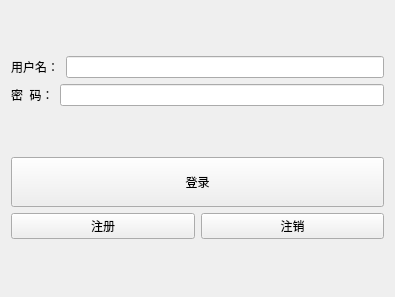
<?xml version="1.0" encoding="UTF-8"?>
<ui version="4.0">
 <class>TcpClient</class>
 <widget class="QWidget" name="TcpClient">
  <property name="geometry">
   <rect>
    <x>0</x>
    <y>0</y>
    <width>395</width>
    <height>297</height>
   </rect>
  </property>
  <property name="windowTitle">
   <string>TcpClient</string>
  </property>
  <layout class="QVBoxLayout" name="verticalLayout_2">
   <item>
    <layout class="QGridLayout" name="gridLayout">
     <item row="0" column="0" colspan="2">
      <widget class="QLabel" name="label">
       <property name="text">
        <string>用户名：</string>
       </property>
      </widget>
     </item>
     <item row="0" column="2">
      <widget class="QLineEdit" name="name_le"/>
     </item>
     <item row="1" column="0">
      <widget class="QLabel" name="label_2">
       <property name="text">
        <string>密  码：</string>
       </property>
      </widget>
     </item>
     <item row="1" column="1" colspan="2">
      <widget class="QLineEdit" name="pwd_le">
       <property name="echoMode">
        <enum>QLineEdit::Password</enum>
       </property>
      </widget>
     </item>
    </layout>
   </item>
   <item>
    <layout class="QVBoxLayout" name="verticalLayout">
     <item>
      <widget class="QPushButton" name="login_btn">
       <property name="minimumSize">
        <size>
         <width>30</width>
         <height>50</height>
        </size>
       </property>
       <property name="text">
        <string>登录</string>
       </property>
      </widget>
     </item>
     <item>
      <layout class="QHBoxLayout" name="horizontalLayout">
       <item>
        <widget class="QPushButton" name="register_btn">
         <property name="text">
          <string>注册</string>
         </property>
        </widget>
       </item>
       <item>
        <widget class="QPushButton" name="cancel_btn">
         <property name="text">
          <string>注销</string>
         </property>
        </widget>
       </item>
      </layout>
     </item>
    </layout>
   </item>
  </layout>
 </widget>
 <resources/>
 <connections/>
</ui>
